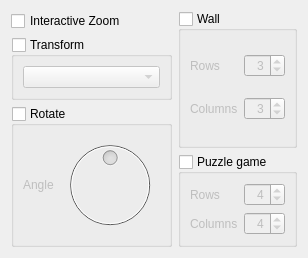
  <widget class="QWidget" name="tab_5">
   <attribute name="title">
    <string>Geometry</string>
   </attribute>
   <layout class="QGridLayout" name="gridLayout_13">
    <item row="0" column="0">
     <widget class="QCheckBox" name="magnifyEnable">
      <property name="text">
       <string>Interactive Zoom</string>
      </property>
     </widget>
    </item>
    <item row="0" column="1" rowspan="3">
     <widget class="QGroupBox" name="wallEnable">
      <property name="title">
       <string>Wall</string>
      </property>
      <property name="checkable">
       <bool>true</bool>
      </property>
      <property name="checked">
       <bool>false</bool>
      </property>
      <layout class="QGridLayout" name="_5">
       <item row="0" column="0">
        <widget class="QLabel" name="label_31">
         <property name="text">
          <string>Rows</string>
         </property>
         <property name="buddy">
          <cstring>wallRowsSpin</cstring>
         </property>
        </widget>
       </item>
       <item row="1" column="0">
        <widget class="QLabel" name="label_30">
         <property name="text">
          <string>Columns</string>
         </property>
         <property name="buddy">
          <cstring>wallColsSpin</cstring>
         </property>
        </widget>
       </item>
       <item row="1" column="1">
        <widget class="QSpinBox" name="wallColsSpin">
         <property name="alignment">
          <set>Qt::AlignRight|Qt::AlignTrailing|Qt::AlignVCenter</set>
         </property>
         <property name="minimum">
          <number>1</number>
         </property>
         <property name="value">
          <number>3</number>
         </property>
        </widget>
       </item>
       <item row="0" column="1">
        <widget class="QSpinBox" name="wallRowsSpin">
         <property name="alignment">
          <set>Qt::AlignRight|Qt::AlignTrailing|Qt::AlignVCenter</set>
         </property>
         <property name="minimum">
          <number>1</number>
         </property>
         <property name="value">
          <number>3</number>
         </property>
        </widget>
       </item>
      </layout>
     </widget>
    </item>
    <item row="1" column="0">
     <widget class="QGroupBox" name="transformEnable">
      <property name="sizePolicy">
       <sizepolicy hsizetype="Preferred" vsizetype="Preferred">
        <horstretch>0</horstretch>
        <verstretch>0</verstretch>
       </sizepolicy>
      </property>
      <property name="title">
       <string>Transform</string>
      </property>
      <property name="checkable">
       <bool>true</bool>
      </property>
      <property name="checked">
       <bool>false</bool>
      </property>
      <layout class="QGridLayout" name="_4">
       <item row="0" column="0">
        <widget class="QComboBox" name="transformTypeCombo"/>
       </item>
      </layout>
     </widget>
    </item>
    <item row="2" column="0" rowspan="2">
     <widget class="QGroupBox" name="rotateEnable">
      <property name="sizePolicy">
       <sizepolicy hsizetype="Preferred" vsizetype="MinimumExpanding">
        <horstretch>0</horstretch>
        <verstretch>0</verstretch>
       </sizepolicy>
      </property>
      <property name="title">
       <string>Rotate</string>
      </property>
      <property name="checkable">
       <bool>true</bool>
      </property>
      <property name="checked">
       <bool>false</bool>
      </property>
      <layout class="QGridLayout">
       <item row="1" column="0">
        <widget class="QLabel" name="label_28">
         <property name="sizePolicy">
          <sizepolicy hsizetype="Maximum" vsizetype="Preferred">
           <horstretch>0</horstretch>
           <verstretch>0</verstretch>
          </sizepolicy>
         </property>
         <property name="text">
          <string>Angle</string>
         </property>
         <property name="buddy">
          <cstring>rotateAngleDial</cstring>
         </property>
        </widget>
       </item>
       <item row="1" column="1">
        <widget class="VLCQDial" name="rotateAngleDial">
         <property name="sizePolicy">
          <sizepolicy hsizetype="Preferred" vsizetype="MinimumExpanding">
           <horstretch>0</horstretch>
           <verstretch>0</verstretch>
          </sizepolicy>
         </property>
         <property name="maximum">
          <number>359</number>
         </property>
         <property name="value">
          <number>180</number>
         </property>
         <property name="sliderPosition">
          <number>180</number>
         </property>
        </widget>
       </item>
      </layout>
     </widget>
    </item>
    <item row="3" column="1">
     <widget class="QGroupBox" name="puzzleEnable">
      <property name="title">
       <string>Puzzle game</string>
      </property>
      <property name="checkable">
       <bool>true</bool>
      </property>
      <property name="checked">
       <bool>false</bool>
      </property>
      <layout class="QGridLayout" name="gridLayout_3">
       <item row="0" column="0">
        <widget class="QLabel" name="label_27">
         <property name="text">
          <string>Rows</string>
         </property>
         <property name="buddy">
          <cstring>puzzleRowsSpin</cstring>
         </property>
        </widget>
       </item>
       <item row="0" column="1">
        <widget class="QSpinBox" name="puzzleRowsSpin">
         <property name="alignment">
          <set>Qt::AlignRight|Qt::AlignTrailing|Qt::AlignVCenter</set>
         </property>
         <property name="minimum">
          <number>2</number>
         </property>
         <property name="maximum">
          <number>42</number>
         </property>
         <property name="value">
          <number>4</number>
         </property>
        </widget>
       </item>
       <item row="1" column="0">
        <widget class="QLabel" name="label_26">
         <property name="text">
          <string>Columns</string>
         </property>
         <property name="buddy">
          <cstring>puzzleColsSpin</cstring>
         </property>
        </widget>
       </item>
       <item row="1" column="1">
        <widget class="QSpinBox" name="puzzleColsSpin">
         <property name="alignment">
          <set>Qt::AlignRight|Qt::AlignTrailing|Qt::AlignVCenter</set>
         </property>
         <property name="minimum">
          <number>2</number>
         </property>
         <property name="maximum">
          <number>42</number>
         </property>
         <property name="value">
          <number>4</number>
         </property>
        </widget>
       </item>
      </layout>
     </widget>
    </item>
   </layout>
  </widget>
